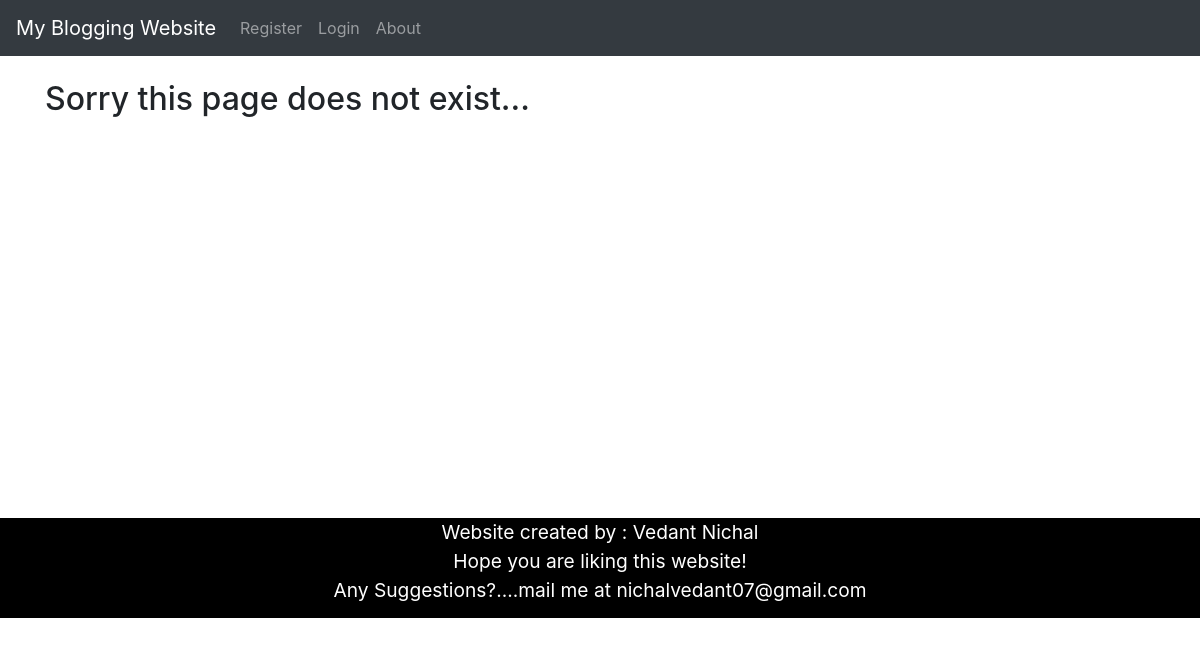
The app's page /category/Other/, older data.
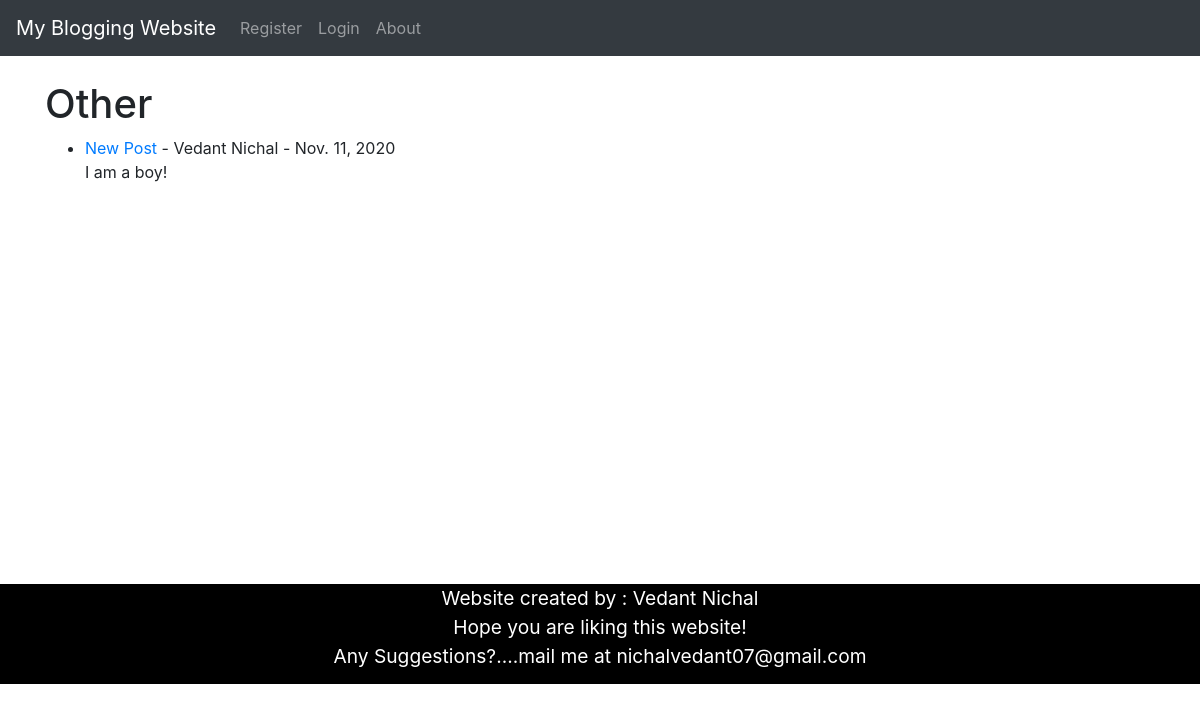
The same page, newer data.
### Blog/models.py (models this page shows, shortened)
class Post(models.Model):
    title = models.CharField(max_length=255)
    header_image = models.ImageField(null=True, upload_to="images/", blank=True)
    title_tag = models.CharField(max_length=255)
    author = models.ForeignKey(User, on_delete=models.CASCADE)
    body = RichTextField(blank=True, null=True)
    post_date = models.DateField(auto_now_add=True)
    category = models.CharField(max_length=255, default='testing')
    snippet = models.CharField(max_length=255)
    likes = models.ManyToManyField(User, related_name='blog_posts')

### Blog/views.py (the view)
# urls.py: path('category/<str:cats>/', CategoryView, name='category'),
def CategoryView(request, cats):
    category_posts = Post.objects.filter(category=cats)
    return render(request, 'categories.html', {'cats': cats.title(), 'category_posts': category_posts})

### Blog/templates/categories.html (shortened to what this page needs)
{% extends 'base.html' %}
{% block content %}
{% if category_posts %}
<h1>{{ cats }}</h1>
<ul>
{% for post in category_posts %}
    {% if user.is_authenticated %}
            <li><a href="{% url 'article-detail' post.pk %}">{{ post.title }}</a>
            - {{ post.author.first_name }}
            {{ post.author.last_name }} - {{ post.post_date }} -
            <a href="{% url 'update_post' post.pk %}">Edit Post</a> -
            <a href="{% url 'delete_post' post.pk %}">Delete Post</a><br/>
            {{ post.body|slice:":150"|safe }}
        {% else %}
            <li><a href="{% url 'article-detail' post.pk %}">{{ post.title }}</a> - {{ post.author.first_name }}
            {{ post.author.last_name }} - {{ post.post_date }}
            <br/>{{ post.body|slice:":150"|safe }}
    {% endif %}
{% endfor %}
</ul>
{% else %}
    <h2>Sorry this page does not exist...</h2>
{% endif %}
{% endblock %}

### Blog/templates/base.html (shortened to what this page needs)
<!doctype html>
<html lang="en">
  <head>
    <link rel="stylesheet" href="https://stackpath.bootstrapcdn.com/bootstrap/4.5.2/css/bootstrap.min.css">
  </head>
  <body>
    <nav class="navbar navbar-expand-lg navbar-dark bg-dark">
  <a class="navbar-brand" href="{% url 'home' %}">My Blogging Website</a>
  <div class="collapse navbar-collapse" id="navbarSupportedContent">
    <ul class="navbar-nav mr-auto">
    {% if user.is_authenticated %}
        <li class="nav-item">
          <a class="nav-link" href="{% url 'add_post' %}">Add a Post</a>
        </li>
        {% if cat_menu %}
        <li class="nav-item dropdown">
        <a class="nav-link dropdown-toggle" href="#" id="navbarDropdown" role="button" data-toggle="dropdown" aria-haspopup="true" aria-expanded="false">
          Blog Categories
        </a>
        <div class="dropdown-menu" aria-labelledby="navbarDropdown">
          {% for item in cat_menu %}
          <a class="dropdown-item" href="{% url 'category' item|slugify%}">
            {{ item }}</a>
          {% endfor %}
        </div>
        </li>
        <li class="nav-item">
          <a class="nav-link" href="{% url 'edit_profile' %}">Edit Profile</a>
        </li>
        <li class="nav-item">
          <a class="nav-link" href="{% url 'logout' %}">Logout</a>
        </li>
        <li class="nav-item">
          <a class="nav-link">
          Logged In User:- {{ user.first_name }} {{ user.last_name }}
          </a>
        </li>
        {% endif %}
    {% else %}
        <li class="nav-item">
        <a class="nav-link" href="{% url 'register' %}">Register</a>
        </li>
        <li class="nav-item">
          <a class="nav-link" href="{% url 'login' %}">Login</a>
        </li>
        <li class="nav-item">
          <a class="nav-link" href="{% url 'add_category' %}">About</a>
        </li>
    {% endif %}
    </ul>
  </div>
</nav>
    <br/>
    <div class="container">
      {% block content %}
      {% endblock %}
    </div>
  </body>
<div class="footer">
    <p><big>Website created by : Vedant Nichal<br/>Hope you are liking this website!<br/>Any Suggestions?....mail me at nichalvedant07@gmail.com</big></p>
</div>
</html>

### Blog/templates/base.html (style rules this page uses)
body { background-image: url(''); background-repeat: no-repeat; background-attachment: fixed; background-size: cover; }
.footer { clear: both; position: relative; height: 100px; margin-top: 400px; left: 0; bottom: 0; width: 100%; background-color: black; color: white; text-align: center; }

### Blog/templates/categories.html (style rules this page uses)
body { background-image: url('https://encrypted-tbn0.gstatic.com/images?q=tbn%3AANd9GcTExlLXyh_tSS1GIV1RfQrSNj71jqcDID72bg&usqp=CAU'); background-repeat: no-repeat; background-attachment: fixed; background-size: cover; }

Row changes from the older to the newer data that the page shows:
added Post: category "Other", title "New Post", author.first_name "Vedant", author.last_name "Nichal", post_date "Nov. 11, 2020", body "I am a boy!"
Text that changed along with them:
text no longer shown: "Sorry this page does not exist..."
